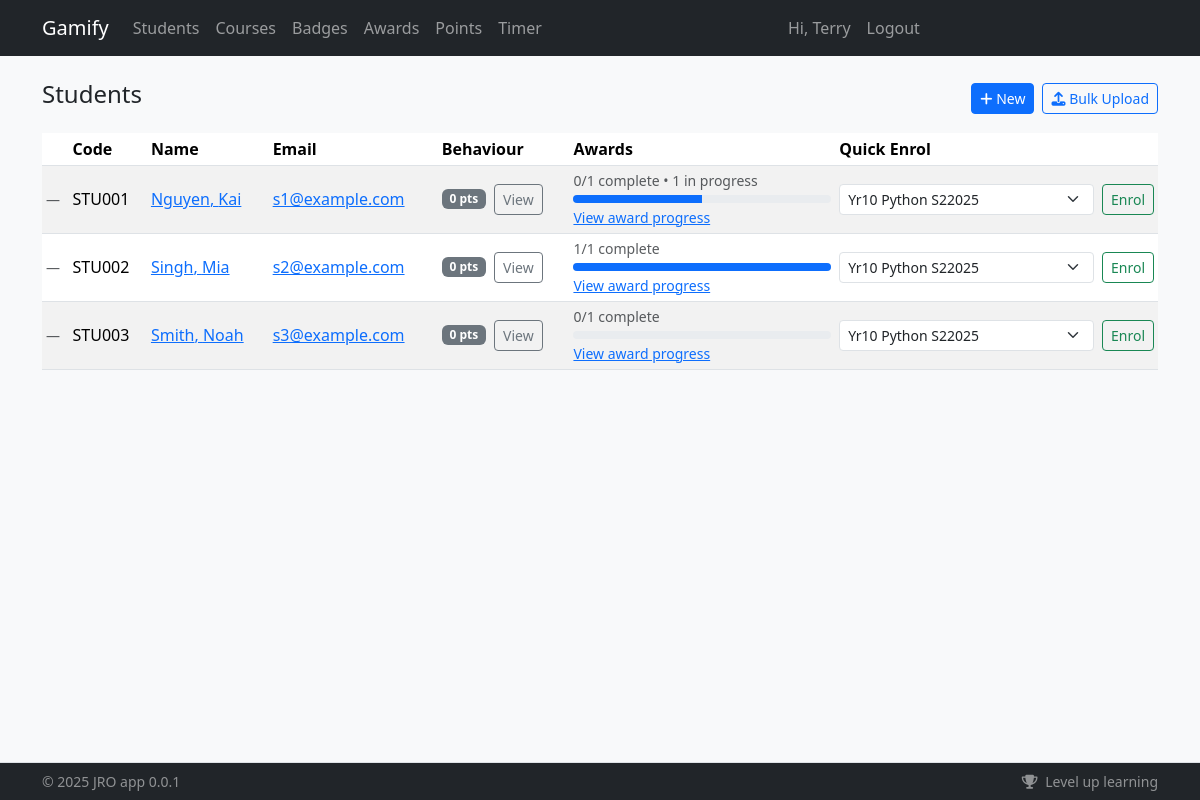
Screenshot of /students/ (signed in) with the database file from the repository.
### app/models/user.py (models this page shows, shortened)
class User(db.Model):
    __tablename__ = "users"
    id = db.Column(db.Integer, primary_key=True)
    student_code = db.Column(db.String(32), unique=True, nullable=True)
    email = db.Column(db.String(255), unique=True, nullable=False, index=True)
    first_name = db.Column(db.String(100), nullable=False)
    last_name = db.Column(db.String(100), nullable=False)
    password_hash = db.Column(db.String(255), nullable=False)
    registered_method = db.Column(db.String(20), nullable=False, default="site")  # site|bulk
    created_at = db.Column(db.DateTime, default=lambda: datetime.now(timezone.utc))
    avatar = db.Column(db.String(255), nullable=True)
    is_active = db.Column(db.Boolean, default=True, nullable=False)
    issued_badges = db.relationship(
        "Badge",
        backref="creator",
        lazy=True,
        foreign_keys="Badge.created_by_id",
    )
    attendances = db.relationship(
        "Attendance",
        foreign_keys="Attendance.student_id",
        back_populates="student",
        cascade="all, delete-orphan",
    )
    marked_attendances = db.relationship(
        "Attendance",
        foreign_keys="Attendance.marked_by_user_id",
        back_populates="marked_by",
    )
    roles = db.relationship("Role", secondary="user_roles", backref="users")
    groups = db.relationship("Group", secondary="user_groups", backref="users")
    @property
    def role(self):
        """Returns the user's primary role name."""
        if self.roles:
            return self.roles[0].name
        return "student"

### app/routers/students/routes.py (the view)
@router.get("/", response_class=HTMLResponse, name="students.list_students")
def list_students(
    request: Request,
    current_user: User | AnonymousUser = Depends(require_user),
    session: Session = Depends(get_db),
):
    students = (
        session.query(User)
        .join(User.roles)
        .filter(Role.name == "student")
        .order_by(User.last_name, User.first_name)
        .all()
    )
    courses = session.query(Course).order_by(Course.year.desc(), Course.semester, Course.name).all()
    awards = session.query(Award).order_by(Award.name).all()
    award_requirements = {
        a.id: {ab.badge_id for ab in a.award_badges} for a in awards
    }
    awards_total = len(awards)
    student_ids = [s.id for s in students]
    earned_by_user: dict[int, set[int]] = {sid: set() for sid in student_ids}
    if student_ids:
        rows = (
            session.query(BadgeGrant.user_id, BadgeGrant.badge_id)
            .filter(BadgeGrant.user_id.in_(student_ids))
            .all()
        )
        for uid, bid in rows:
            earned_by_user.setdefault(uid, set()).add(bid)
    award_summaries: dict[int, dict] = {}
    for s in students:
        earned = earned_by_user.get(s.id, set())
        completed = 0
        in_progress = 0
        total_required_badges = 0
        total_earned_for_awards = 0
        for req in award_requirements.values():
            if not req:
                continue
            total_required_badges += len(req)
            got = len(req & earned)
            total_earned_for_awards += got
            if got == len(req):
                completed += 1
            elif got > 0:
                in_progress += 1
        percent = (
            int(round(100 * total_earned_for_awards / total_required_badges))
            if total_required_badges
            else 0
        )
        award_summaries[s.id] = {
            "completed": completed,
            "total": awards_total,
            "in_progress": in_progress,
            "percent": percent,
        }
    behaviour_totals = {sid: 0 for sid in student_ids}
    if student_ids:
        rows = (
            session.query(Behaviour.user_id, func.coalesce(func.sum(Behaviour.delta), 0))
            .filter(Behaviour.user_id.in_(student_ids))
            .group_by(Behaviour.user_id)
            .all()
        )
        for uid, total in rows:
            behaviour_totals[uid] = int(total or 0)
    return render_template(
        "students/list.html",
        {
            "request": request,
            "students": students,
            "courses": courses,
            "award_summaries": award_summaries,
            "behaviour_totals": behaviour_totals,
            "current_user": current_user,
        },
    )

### app/templates/students/list.html (shortened to what this page needs)
{% extends "base.html" %}
{% block content %}
<div class="d-flex justify-content-between align-items-center mb-3">
  <h1 class="h4">Students</h1>
  <div class="d-flex gap-2">
    <a class="btn btn-sm btn-primary" href="{{ url_for('students.create_student') }}"><i class="fa fa-plus"></i> New</a>
    <a class="btn btn-sm btn-outline-primary" href="{{ url_for('students.create_student') }}#bulk"><i class="fa fa-upload"></i> Bulk Upload</a>
  </div>
</div>
<table class="table table-sm table-striped align-middle">
  <thead>
    <tr>
      <th>&nbsp;</th>
      <th>Code</th>
      <th>Name</th>
      <th>Email</th>
      <th>Behaviour</th>
      <th>Awards</th>
      <th>Quick Enrol</th>
    </tr>
  </thead>
  <tbody>
    {% for s in students %}
    <tr>
      <td>
        {% if s.avatar %}
          <img src="{{ s.avatar }}" alt="" style="width:36px;height:36px;object-fit:cover" class="rounded-circle border">
        {% else %}
          <span class="text-muted small">—</span>
        {% endif %}
      </td>
      <td>{{ s.student_code or '—' }}</td>
      <td><a href="{{ url_for('students.detail', user_id=s.id) }}">{{ s.last_name }}, {{ s.first_name }}</a></td>
      <td><a href="mailto:{{ s.email }}">{{ s.email }}</a></td>
      <td>
        {% set bp = behaviour_totals.get(s.id, 0) %}
        <div class="d-flex align-items-center gap-2">
          <span class="badge {{ 'bg-success' if bp>0 else ('bg-danger' if bp<0 else 'bg-secondary') }}">
            {{ '+' if bp>0 else '' }}{{ bp }} pts
          </span>
          <button type="button"
                  class="btn btn-sm btn-outline-secondary btn-behaviour-list"
                  data-user-id="{{ s.id }}"
                  data-user-name="{{ s.first_name }} {{ s.last_name }}">
            View
          </button>
        </div>
      </td>
      <td style="min-width:220px;">
        {% set a = award_summaries.get(s.id) %}
        {% if a and a.total %}
          <div class="small text-muted mb-1">
            {{ a.completed }}/{{ a.total }} complete{% if a.in_progress %} • {{ a.in_progress }} in progress{% endif %}
          </div>
          <div class="progress" style="height:8px;"><div class="progress-bar" role="progressbar" style="width: {{ a.percent }}%;"></div></div>
          <a class="small d-inline-block mt-1" href="{{ url_for('students.awards_progress', user_id=s.id) }}">View award progress</a>
        {% else %}
          <span class="text-muted small">No awards</span>
        {% endif %}
      </td>
      <td>
        <form method="post" action="{{ url_for('students.quick_enroll') }}" class="d-flex gap-2 align-items-center">
          <select class="form-select form-select-sm" name="course_id" required>
            {% if courses %}
              {% for c in courses %}<option value="{{ c.id }}">{{ c.name }} {{ c.semester }}{{ c.year }}</option>{% endfor %}
            {% else %}
              <option value="" disabled>No courses available</option>
            {% endif %}
          </select>
          <button class="btn btn-sm btn-outline-success">Enrol</button>
        </form>
      </td>
    </tr>
    {% else %}
      {% set colcount = 7 + (1 if current_user.is_authenticated and current_user.role == 'admin' else 0) %}
      <tr><td colspan="{{ colcount }}" class="text-muted">No students found.</td></tr>
    {% endfor %}
  </tbody>
</table>
{% endblock %}

### app/templates/base.html (shortened to what this page needs)
<!doctype html>
<html lang="en">
  <head>
    <link href="https://cdn.jsdelivr.net/npm/bootstrap@5.3.3/dist/css/bootstrap.min.css" rel="stylesheet">
    <link href="https://cdnjs.cloudflare.com/ajax/libs/font-awesome/6.5.2/css/all.min.css" rel="stylesheet">
    <link rel="stylesheet" href="{{ url_for('static', filename='css/main.css') }}">
    {% from "_macros.html" import csrf %}
  </head>
  <body class="bg-light">
    <nav class="navbar navbar-expand-lg navbar-dark bg-dark">
      <div class="container">
        <a class="navbar-brand" href="/">Gamify</a>
        <div class="collapse navbar-collapse" id="nav">
          <ul class="navbar-nav me-auto">
            <li class="nav-item"><a class="nav-link" href="/students/">Students</a></li>
            <li class="nav-item"><a class="nav-link" href="/courses/">Courses</a></li>
            <li class="nav-item"><a class="nav-link" href="/badges/">Badges</a></li>
            <li class="nav-item"><a class="nav-link" href="/awards/">Awards</a></li>
            <li class="nav-item"><a class="nav-link" href="/points/adjust">Points</a></li>
            <li class="nav-item"><a class="nav-link" href="/timer">Timer</a></li>
          </ul>
          <ul class="navbar-nav me-auto">
            {% if current_user.is_authenticated %}
              <li class="nav-item"><span class="nav-link">Hi, {{ current_user.first_name }}</span></li>
              <li class="nav-item"><a class="nav-link btn-lilo" href="/auth/logout">Logout</a></li>
            {% else %}
              <li class="nav-item"><a class="nav-link" href="/auth/login">Login</a></li>
            {% endif %}
          </ul>
        </div>
      </div>
    </nav>
    <main class="container py-4">
      {% block content %}{% endblock %}
    </main>
    <footer id="app-footer" class="app-footer fixed-bottom bg-dark text-white-50 border-top">
      <div class="container py-2 d-flex flex-wrap justify-content-between small">
        <span>&copy; {{ 2025 }} {{config.AUTHOR}} {{config.APP_NAME}} {{config.APP_VERSION}}</span>
        <span>
          <i class="fa fa-trophy me-1"></i> Level up learning
        </span>
      </div>
    </footer>
  </body>
</html>

### app/templates/base.html (style rules this page uses)
main { padding-bottom: 80px; }
.app-footer { z-index: 1030; }

### rows the page displays
User: first_name "Terry"
User: student_code "STU001", last_name "Nguyen", first_name "Kai", email "s1@example.com", bp "0", completed "0", total "1", in_progress "1", {{ a.percent }} 50 (drawn)
User: student_code "STU002", last_name "Singh", first_name "Mia", email "s2@example.com", bp "0", completed "1", total "1", {{ a.percent }} 100 (drawn)
User: student_code "STU003", last_name "Smith", first_name "Noah", email "s3@example.com", bp "0", completed "0", total "1"

### other values shown
{{ 2025 }} "2025"
{{ config.AUTHOR }} "JRO"
{{ config.APP_NAME }} "app"
{{ config.APP_VERSION }} "0.0.1"
form field course_id "Yr10 Python S22025"
